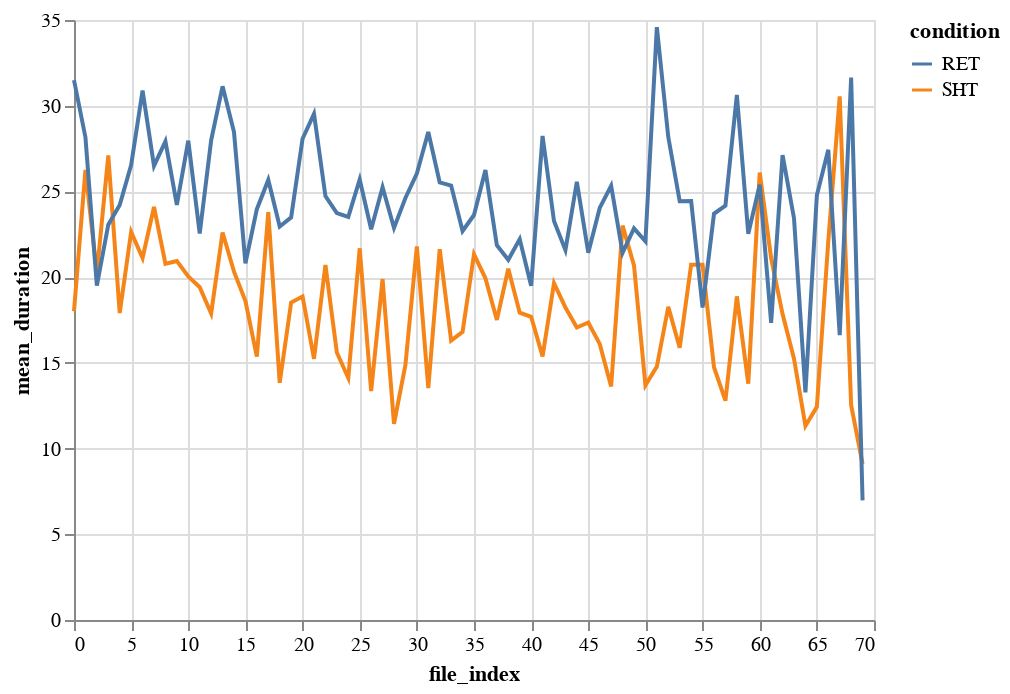

Notebook source saved alongside this figure:
### Markdown cell above
# Data Analysis
Unfortunately there aren't many insights to be taken from the dataset as it was published, except for 3D vectors of the childrens responses.  To simplify our analysis, we chose to focus on simpler evaluations.

## Task completion times by Therapist
Since the DREAM dataset comprised an A/B test, we can use its findings to compare the treatment and control groups.  We split the data for both groups RET (Robot Enhanced Therapy) and SHT (Standard Human Therapy) to validate if there were any differences in the mean time for each session.

The figure below indicates that the RET group had slightly higher mean session times.  Unfortunately, there is not enough data to establish the cause so we cannot discuss the reasons or efficacy of either group.

### Code cell
alt.Chart(dream_df[(dream_df['task.end'] > 0) & (dream_df['file_index'] < 70)]).mark_line().transform_aggregate(
    mean_duration='mean(task.end_minutes)',
    groupby=['condition', 'file_index']
).encode(
    x=alt.X('file_index:Q', sort='x'),
    y='mean_duration:Q',
    color='condition:N'
)

### Figure 1 — Vega-Lite specification as saved in the notebook (floating-point values rounded to 4 significant figures; data arrays with more than 128 entries replaced by an {"elided": "..."} marker saying what was removed)
{"config": {"view": {"continuousWidth": 400, "continuousHeight": 300}}, "data": {"name": "data-8096989bd08ce8d5b1d9c81aac697f66"}, "mark": "line", "encoding": {"color": {"field": "condition", "type": "nominal"}, "x": {"field": "file_index", "sort": "x", "type": "quantitative"}, "y": {"field": "mean_duration", "type": "quantitative"}}, "transform": [{"aggregate": [{"op": "mean", "field": "task.end_minutes", "as": "mean_duration"}], "groupby": ["condition", "file_index"]}], "$schema": "https://vega.github.io/schema/vega-lite/v4.17.0.json", "datasets": {"data-8096989bd08ce8d5b1d9c81aac697f66": {"elided": "2873 records"}}}
